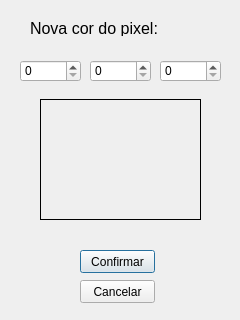
<?xml version="1.0" encoding="UTF-8"?>
<ui version="4.0">
 <class>Dialog</class>
 <widget class="QDialog" name="Dialog">
  <property name="geometry">
   <rect>
    <x>0</x>
    <y>0</y>
    <width>240</width>
    <height>320</height>
   </rect>
  </property>
  <property name="windowTitle">
   <string>Dialog</string>
  </property>
  <widget class="QFrame" name="color_view">
   <property name="geometry">
    <rect>
     <x>40</x>
     <y>99</y>
     <width>161</width>
     <height>121</height>
    </rect>
   </property>
   <property name="styleSheet">
    <string notr="true">border: 1px solid #000000</string>
   </property>
   <property name="frameShape">
    <enum>QFrame::StyledPanel</enum>
   </property>
   <property name="frameShadow">
    <enum>QFrame::Raised</enum>
   </property>
  </widget>
  <widget class="QPushButton" name="confirm_button">
   <property name="geometry">
    <rect>
     <x>80</x>
     <y>250</y>
     <width>75</width>
     <height>23</height>
    </rect>
   </property>
   <property name="text">
    <string>Confirmar</string>
   </property>
  </widget>
  <widget class="QPushButton" name="cancel_button">
   <property name="geometry">
    <rect>
     <x>80</x>
     <y>280</y>
     <width>75</width>
     <height>23</height>
    </rect>
   </property>
   <property name="text">
    <string>Cancelar</string>
   </property>
  </widget>
  <widget class="QLabel" name="label">
   <property name="geometry">
    <rect>
     <x>30</x>
     <y>20</y>
     <width>181</width>
     <height>16</height>
    </rect>
   </property>
   <property name="font">
    <font>
     <pointsize>12</pointsize>
    </font>
   </property>
   <property name="text">
    <string>Nova cor do pixel:</string>
   </property>
  </widget>
  <widget class="QSpinBox" name="R_value">
   <property name="geometry">
    <rect>
     <x>20</x>
     <y>60</y>
     <width>61</width>
     <height>22</height>
    </rect>
   </property>
   <property name="maximum">
    <number>255</number>
   </property>
  </widget>
  <widget class="QSpinBox" name="G_value">
   <property name="geometry">
    <rect>
     <x>90</x>
     <y>60</y>
     <width>61</width>
     <height>22</height>
    </rect>
   </property>
   <property name="maximum">
    <number>255</number>
   </property>
  </widget>
  <widget class="QSpinBox" name="B_value">
   <property name="geometry">
    <rect>
     <x>160</x>
     <y>60</y>
     <width>61</width>
     <height>22</height>
    </rect>
   </property>
   <property name="maximum">
    <number>255</number>
   </property>
  </widget>
 </widget>
 <resources/>
 <connections/>
</ui>
